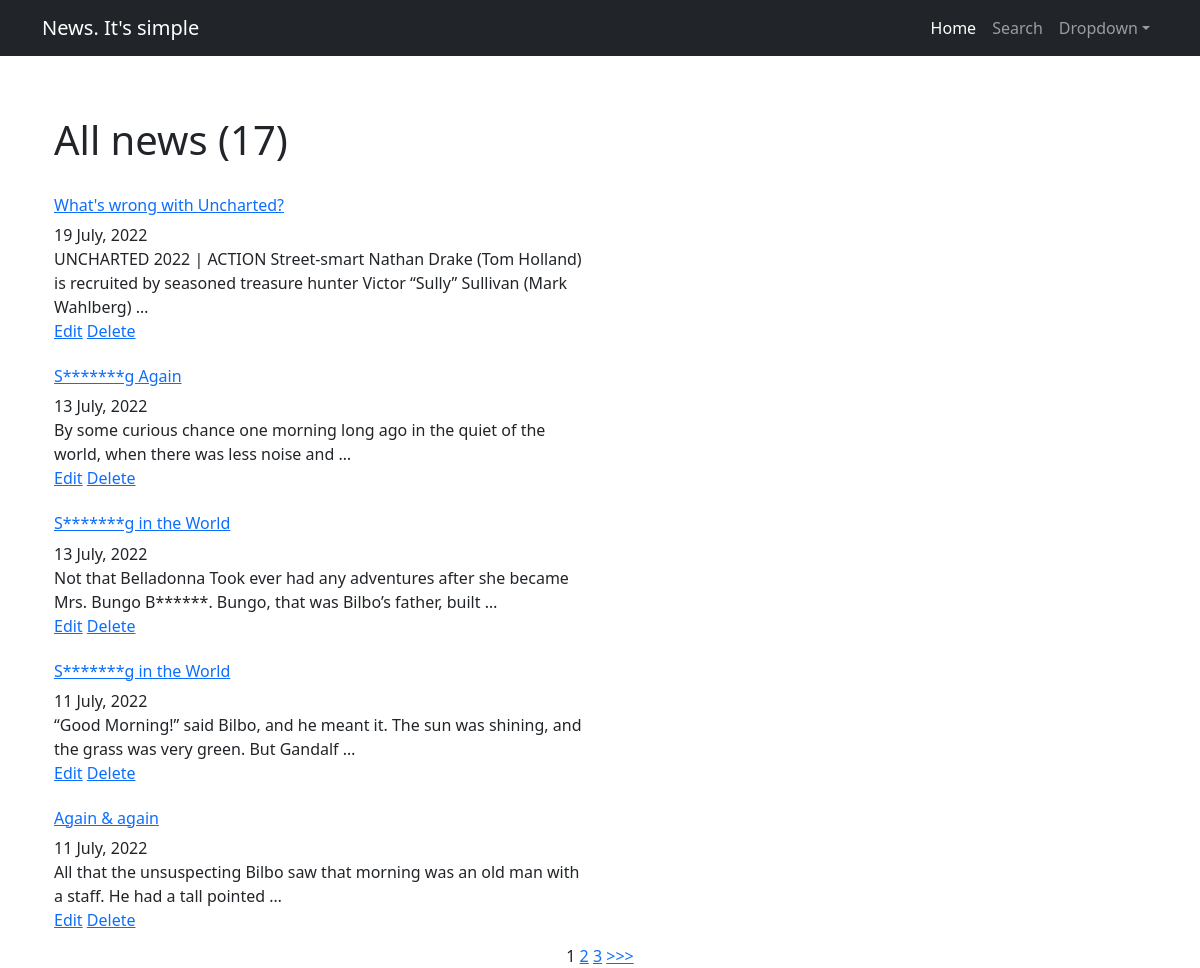
Before: /news/ with the older database file.
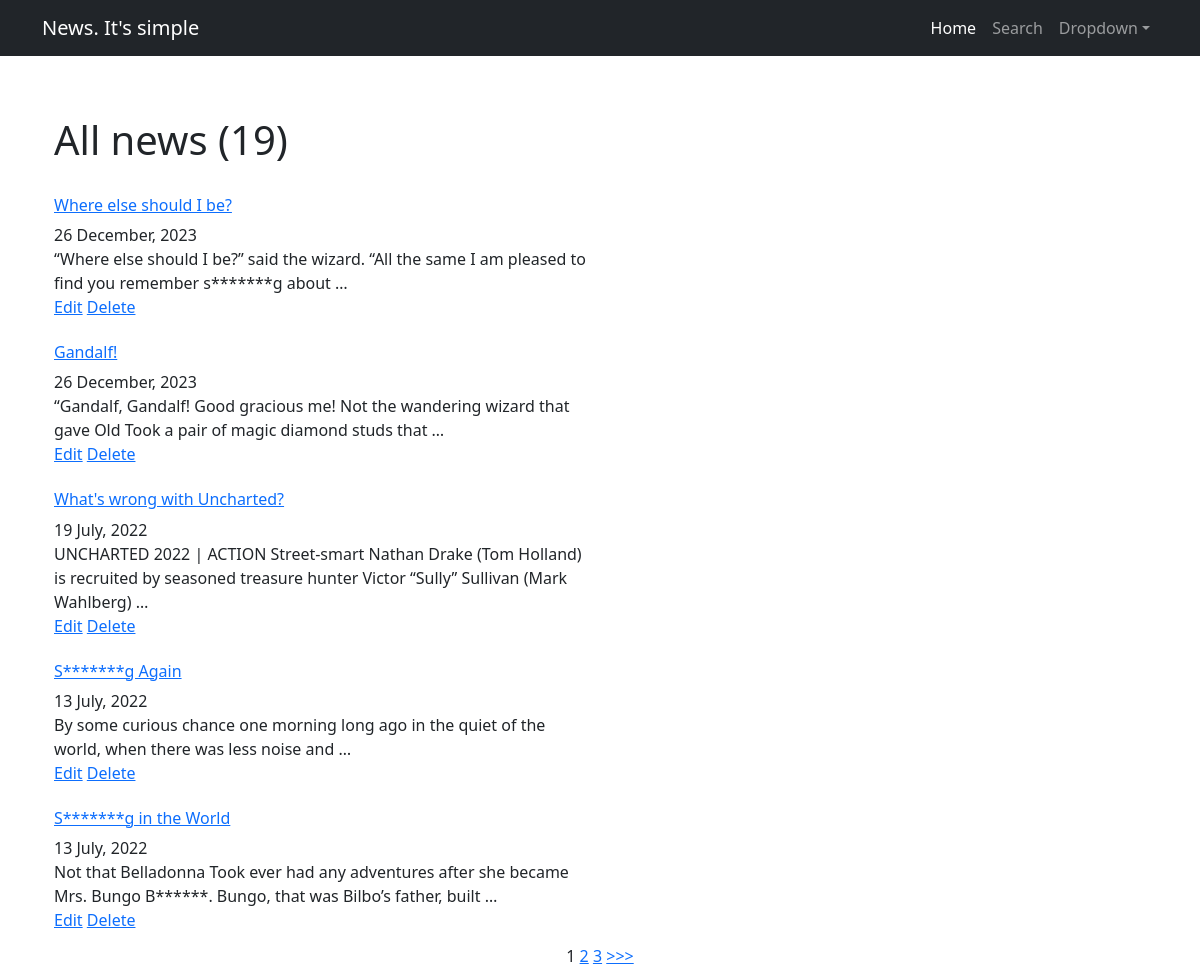
After: the same page with the newer database file.
### news/models.py (models this page shows, shortened)
class Post(models.Model):
    article = 'AR'
    news = 'NE'
    SIZE = [
        (article, 'Article'),
        (news, 'News')
    ]
    author = models.ForeignKey(Author, on_delete=models.CASCADE)
    size = models.CharField(max_length=2,
                            choices=SIZE,
                            default=news)
    pub_date = models.DateTimeField(auto_now_add=True)
    category = models.ManyToManyField(Category, through='PostCategory')
    headline = models.CharField(max_length=60)
    content = models.TextField()
    rating = models.IntegerField(default=0)

### news/views.py (the view)
# urls.py: path('', PostsListView.as_view()),
class PostsListView(ListView):
    model = Post
    ordering = '-pub_date'
    template_name = 'news.html'
    context_object_name = 'news'
    paginate_by = 5

### news/templatetags/custom_filters.py (called while the page is built)
@register.filter()
def censor(value):
    try:
        censored_text = ''
        for word in value.split():
            if word.strip('.,:;!?').lower() in SWEAR_WORDS:
                censored_text += word[0] + '*' * len(word[1:-1]) + word[-1] + ' '
            else:
                censored_text += word + ' '
        return censored_text
    except AttributeError as e:
        return f'{e} (string only)'

### templates/news.html (shortened to what this page needs)
{% extends 'flatpages/default.html' %}
{% load custom_filters %}
{% block content %}
    <h1 class="space-h">All news ({{ paginator.count }})</h1>
    {% if news %}
        {% for single in news %}
            <div class="space-12">
                <a href="{% url 'single_detail' single.id %}"><h6>{{ single.headline|censor }}</h6></a>
                {{ single.pub_date|date:'d F, Y' }}<br>
                {{ single.content|truncatewords:20|censor }}<br>
                <a href="{% url 'news_update' single.id %}">Edit</a>
                <a href="{% url 'news_delete' single.id %}">Delete</a>
            </div>
        {% endfor %}
    {% else %}
        <h4>Why is there no news here?</h4>
    {% endif %}
    {% if is_paginated %}
        {% for num in page_obj.paginator.page_range %}
            {% if page_obj.number == num %}
                <a>{{ num }}</a>
            {% elif num > page_obj.number|add:'-2' and num < page_obj.number|add:'3' %}
                <a href="?page={{ num }}&{{ params }}">{{ num }}</a>
            {% endif %}
        {% endfor %}
        {% if page_obj.has_next and page_obj.number < page_obj.paginator.num_pages|add:'-2' %}
            <a href="?page={{ page_obj.paginator.num_pages }}&{{ params }}">>>></a>
        {% endif %}
    {% endif %}
{% endblock content %}

### templates/flatpages/default.html (shortened to what this page needs)
<!DOCTYPE html>
<html lang="en">
    <head>
        {% load static %}
        <link href="{% static 'css/styles.css' %}" rel="stylesheet" />
        <link href="{% static 'css/custom.css' %}" rel="stylesheet" />
    </head>
    <body>
        <nav class="navbar navbar-expand-lg navbar-dark bg-dark">
            <div class="container">
                <a class="navbar-brand" href="#">News. It's simple</a>
                <div class="collapse navbar-collapse" id="navbarSupportedContent">
                    <ul class="navbar-nav ms-auto mb-2 mb-lg-0">
                        <li class="nav-item"><a class="nav-link active" aria-current="page" href="/news/">Home</a></li>
                        <li class="nav-item"><a class="nav-link" href="{% url 'news_search' %}">Search</a></li>
                        <li class="nav-item dropdown">
                            <a class="nav-link dropdown-toggle" id="navbarDropdown" href="#" role="button" data-bs-toggle="dropdown" aria-expanded="false">Dropdown</a>
                        </li>
                    </ul>
                </div>
            </div>
        </nav>
        <div class="container">
            <div class="text-center mt-5">
                {% block content %}{% endblock content %}
            </div>
        </div>
    </body>
</html>

### static/css/custom.css (style rules this page uses)
.space-12 { text-align: left; width: 50%; padding: 12px; -moz-box-sizing: border-box; -webkit-box-sizing: border-box; box-sizing: border-box; }
.space-h { text-align:left; padding:12px; }

Changed rows visible on the page:
no longer on this page (row unchanged): Post: headline|censor "S*******g in the World", pub_date "11 July, 2022", content|censor "“Good Morning!” said Bilbo, and he meant it. The sun was shining, and the grass was very green. But Gandalf …"
no longer on this page (row unchanged): Post: headline|censor "Again & again", pub_date "11 July, 2022", content|censor "All that the unsuspecting Bilbo saw that morning was an old man with a staff. He had a tall pointed …"
added Post: headline|censor "Where else should I be?", pub_date "26 December, 2023", content|censor "“Where else should I be?” said the wizard. “All the same I am pleased to find you remember s*******g about …"
added Post: headline|censor "Gandalf!", pub_date "26 December, 2023", content|censor "“Gandalf, Gandalf! Good gracious me! Not the wandering wizard that gave Old Took a pair of magic diamond studs that …"
Other visible differences:
{{ paginator.count }}: "17" → "19"
